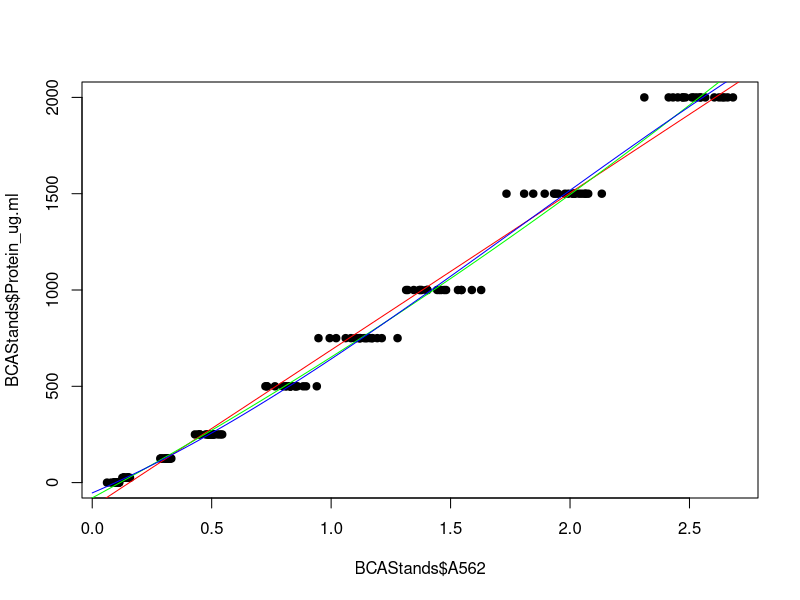
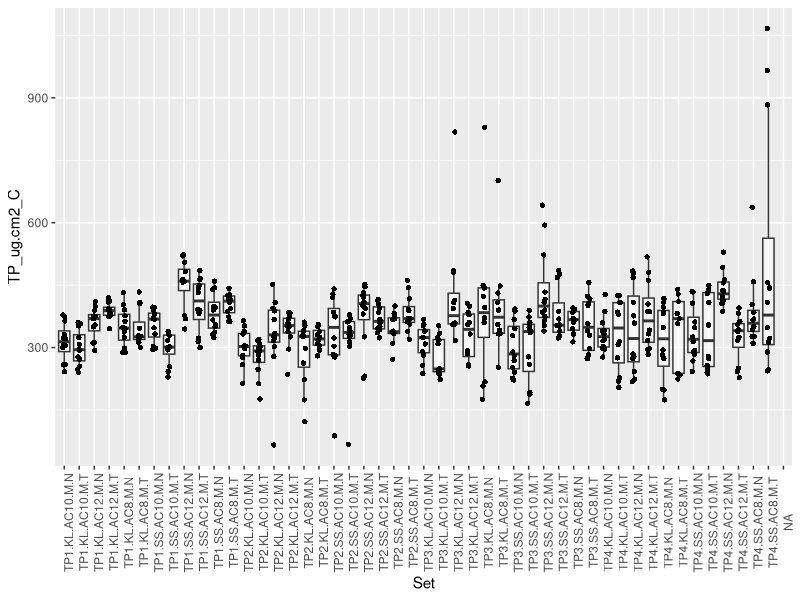
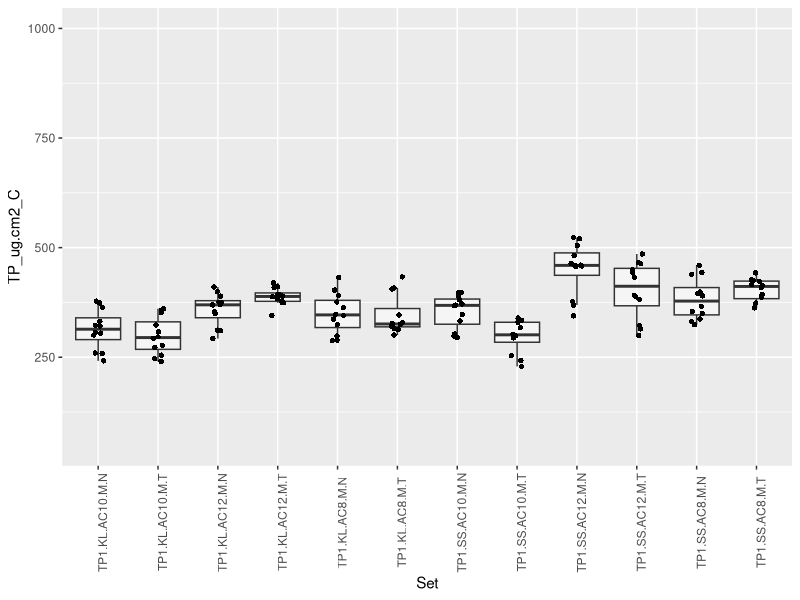
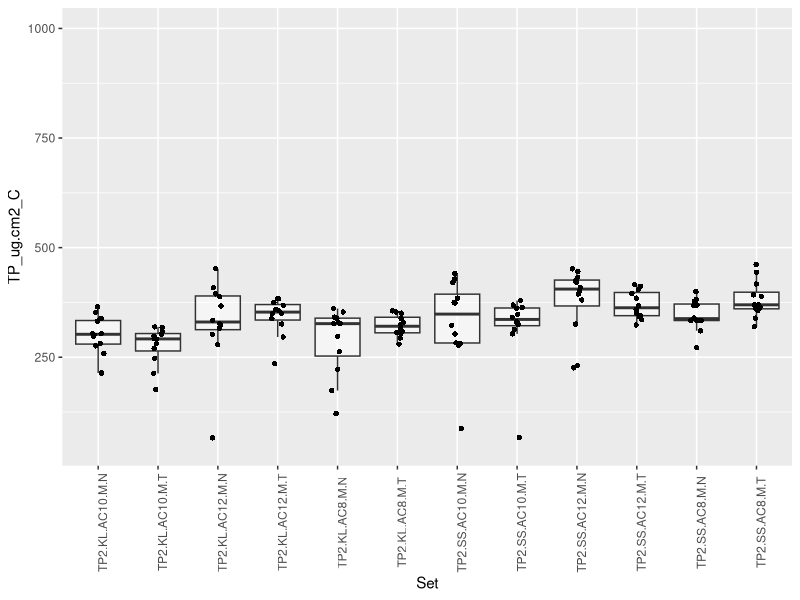
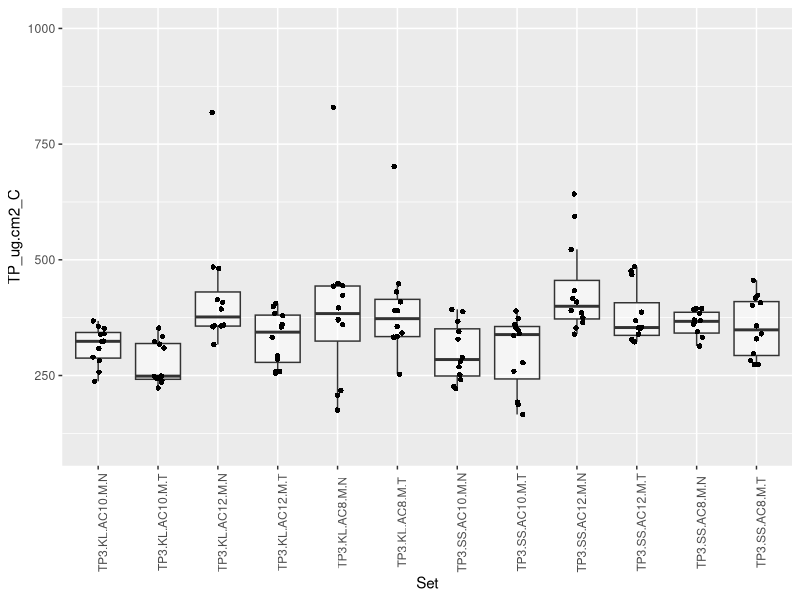
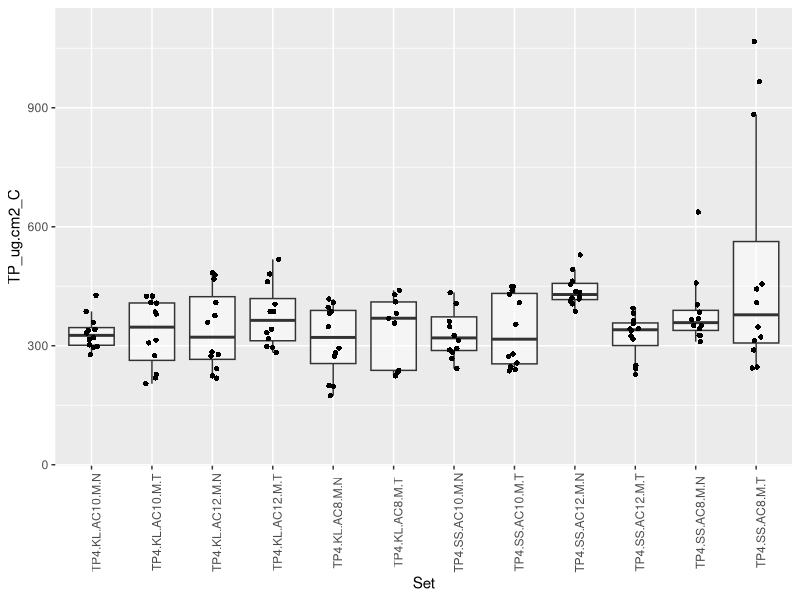
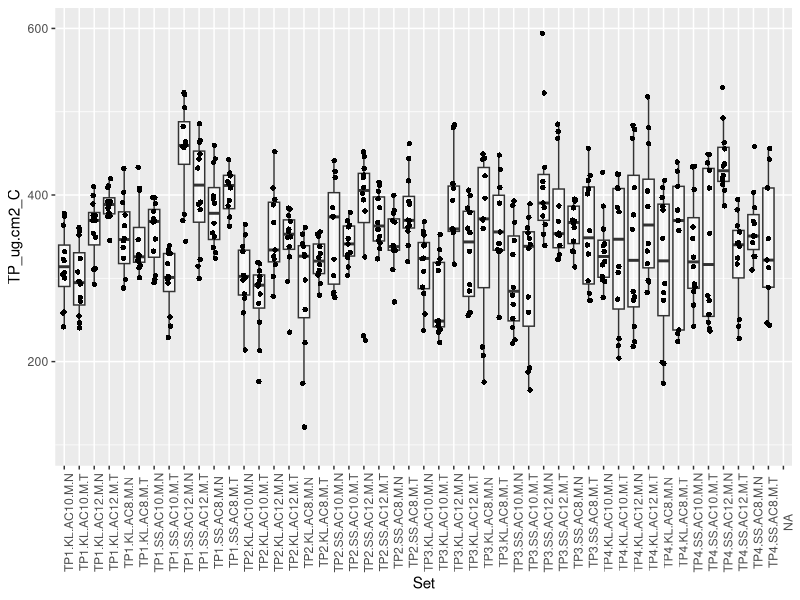
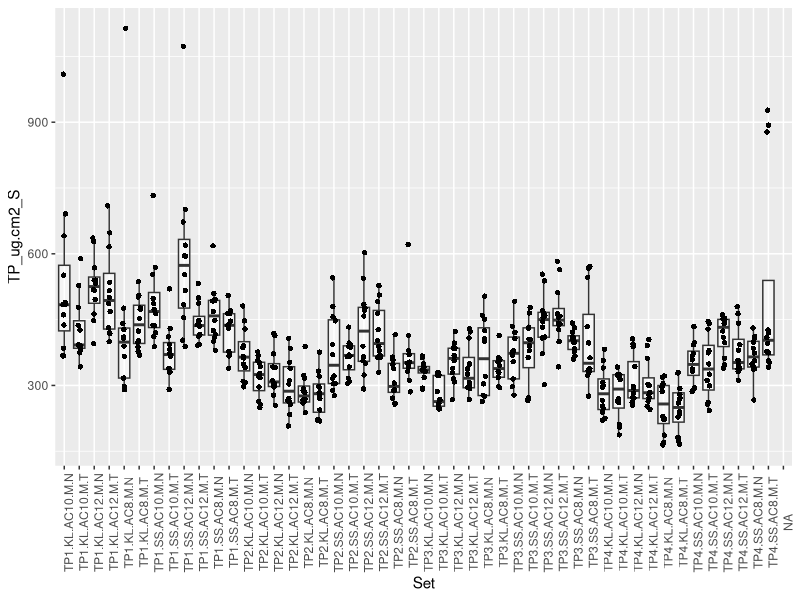

Here is the R script that generated these plots, in order: (Note: this script raises an error after producing the figures.)
## ---- chunk 1
knitr::opts_chunk$set(echo = TRUE, warning = FALSE, message = FALSE)
## ---- chunk 2
##Install Packages if Needed
if (!require("ggplot2")) install.packages("ggplot2")
if (!require("plyr")) install.packages("plyr")

##Load Packages
library(ggplot2)
library(plyr)
## ---- chunk 3
#Note: Run "Graphing Parameters" section from 01_ExperimentalSetup.Rmd file
## ---- chunk 4
####Load Data

Prot<-read.csv("Data/Protein.csv", header=TRUE)
Bio<-read.csv("Data/Biomass.csv", header=TRUE)
Sym<-read.csv("Data/Symbionts.csv", header=TRUE)
Chl<-read.csv("Data/Chlorophyll.csv", header=TRUE)
PAM<-read.csv("Data/PAMData.csv", header=TRUE)
PAM_Meta<-read.csv("Data/PAMMeta.csv", header=TRUE)
BCA.Stand<-read.csv("Data/BCAStandards.csv", header=TRUE)
Wax.Stand<-read.csv("Data/WaxStandards.csv", header=TRUE)
SampData<-read.csv("Data/Samples.csv", header=TRUE)


####Sample Meta Data
str(SampData)

##Set factor variables
SampData$TimeP<-factor(SampData$TimeP, levels=c("IN", "TP1", "TP2", "TP3", "TP4"))
SampData$Site<-factor(SampData$Site, levels=c("KL", "SS"))
SampData$Genotype<-factor(SampData$Genotype, levels=c("AC8", "AC10", "AC12"))
SampData$Orig<-factor(SampData$Orig, levels=c("N", "T"))
SampData$Origin<-factor(SampData$Origin, levels=c("Native", "Transplant"))

##Add a Sample Set Variable
SampData$Set<-paste(SampData$TimeP, SampData$Site, SampData$Genotype, SampData$Treat, SampData$Orig, sep=".")

##Add Site.Orig variable
SampData$Site.Orig<-paste(SampData$Site, SampData$Orig, sep=".")
SampData$Site.Orig<-factor(SampData$Site.Orig, levels=c("KL.N", "KL.T", "SS.N", "SS.T"))


## ---- chunk 5
####Create Standard Curve

##Calculate Surface Area of Cylinders from Standards
Wax.Stand$SA_cm2<-2*pi*(Wax.Stand$Dm_cm/2)*Wax.Stand$Ht_cm+2*pi*(Wax.Stand$Dm_cm/2)^2

##Calculate Difference in Wax Weight
Wax.Stand$Wax.D_g<- Wax.Stand$Wax.F_g-Wax.Stand$Wax.I_g

##Linear Model of SA as a Function of Wax Weight
wax.SA.lm  <- lm(SA_cm2~Wax.D_g, data=Wax.Stand)
summary(wax.SA.lm)
coef(wax.SA.lm)

SA.mod <- function(wax.weight) {
  coefs <- coef(wax.SA.lm)
  #y = mx + b
  SA <- ((coefs[2] * wax.weight) + coefs[1])
  return(SA)}

####Apply Standard Curve

##Calculate Difference in Wax Weight (g) in Sample Data
SampData$Wax.D_g<- SampData$Wax.F_g-SampData$Wax.I_g

##Calculate Surface Area (cm^2) by Applying Linear Model Function
SampData$SA_cm2<-SA.mod(SampData$Wax.D_g)

## ---- chunk 6
##Main Corals in the Nursery
Corals_Main<-subset(SampData, Treat=="M")

##Thermal Tolerance Assay
Corals_Therm<-subset(SampData, Treat=="C" | Treat=="H")
## ---- chunk 7
####Create Standard Curve

##Subset Standards Data
Prot.St<- subset(Prot, Input=="Standard")

##Merge Standard Meta Data with Absorbance data
#Merges by Random Number (RandN) column
BCAStands<-merge(BCA.Stand, Prot.St, all.x=TRUE)

##Plot Protein Concentration as a function of Absorbance 
plot(BCAStands$A562, BCAStands$Protein_ug.ml, pch=19)

##Fit Models of Protein Concentration as a function of Absorbance 

#First degree polynomial equation:
BCA.lm  <- lm(Protein_ug.ml~A562, data=BCAStands)
#Second degree polynomial equation:
BCA.ploy2 <- lm(Protein_ug.ml~poly(A562,2,raw=TRUE), data=BCAStands)
#Third degree polynomial equation:
BCA.ploy3 <- lm(Protein_ug.ml~poly(A562,3,raw=TRUE), data=BCAStands)

##Add Models to Plot
xx <- seq(0,3, length=50)

lines(xx, predict(BCA.lm, newdata=data.frame(A562=xx)), col="red")
lines(xx, predict(BCA.ploy2, newdata=data.frame(A562=xx)), col="green")
lines(xx, predict(BCA.ploy3, newdata=data.frame(A562=xx)), col="blue")

##Compare Models for Best Fit
anova(BCA.lm, BCA.ploy2)
#Poly2 is a significantly better fit than linear

anova(BCA.ploy2, BCA.ploy3)
#Poly3 is significantly better fit than Ploy2

##Create a function with the Poly3 model Equation
summary(BCA.ploy3)
coef(BCA.ploy3)

TP.mod <- function(absorbance) {
  coefs <- coef(BCA.ploy3)
  #y = d + cx + bx^2 + ax^3
  protein <- coefs[1] + (coefs[2] * absorbance) + (coefs[3] * absorbance^2) + (coefs[4] * absorbance^3)
  return(protein)}


####Apply Standard Curve

##Subset Sample Data (Unknown Sample)
Prot.Un<- subset(Prot, Input=="Un")

##Calculate Protein Concentration (ug/ml)
Prot.Un$TP_ug.ml<-TP.mod(Prot.Un$A562)

##Merge with Sample Meta Data to Calculate Protein per Surface Area
#Merges by Random Number (RandN) column
#Adds necessary Slurry Volume (Vol_ml) and Surface Area (SA_cm2) columns
#Retains Sample Meta Data only for samples with Protein data (Main samples only)
Prot.Un<-merge(Prot.Un, SampData, all.x=TRUE, all.y=FALSE)

##Calculate Total Protein (ug) 
Prot.Un$TP_ug<-Prot.Un$TP_ug.ml*Prot.Un$Vol_ml

##Calculate Protein per Surface Area (ug/cm^2)
Prot.Un$TP_ug.cm2<-Prot.Un$TP_ug/Prot.Un$SA_cm2

##Separate Coral and Symbiont Fractions
Prot.C<- subset(Prot.Un, Fraction=="C")
Prot.C<-rename(Prot.C, c("TP_ug.cm2" = "TP_ug.cm2_C"))

Prot.S<- subset(Prot.Un, Fraction=="S")
Prot.S<-rename(Prot.S, c("TP_ug.cm2" = "TP_ug.cm2_S"))
## ---- chunk 8
##Initial Visual Check
ggplot(Prot.C, aes(x=Set, y=TP_ug.cm2_C)) + 
  geom_boxplot(alpha=0.5, shape=2, outlier.shape = NA)+
  geom_jitter(shape=16, position=position_jitter(0.1))+
  theme(axis.text.x = element_text(angle = 90))

##Check for Outliers by Timepoint

#TP1
ggplot(subset(Prot.C, TimeP=="TP1"), aes(x=Set, y=TP_ug.cm2_C)) + 
  geom_boxplot(alpha=0.5, shape=2, outlier.shape = NA)+
  geom_jitter(shape=16, position=position_jitter(0.1))+
  ylim(50,1000)+
  theme(axis.text.x = element_text(angle = 90))

#TP2
ggplot(subset(Prot.C, TimeP=="TP2"), aes(x=Set, y=TP_ug.cm2_C)) + 
  geom_boxplot(alpha=0.5, shape=2, outlier.shape = NA)+
  geom_jitter(shape=16, position=position_jitter(0.1))+
  ylim(50,1000)+
  theme(axis.text.x = element_text(angle = 90))

Prot.C$RandN[which(Prot.C$TimeP=="TP2" & Prot.C$TP_ug.cm2_C<120)] # "125" "126" "127"

#Month TP3
ggplot(subset(Prot.C, TimeP=="TP3"), aes(x=Set, y=TP_ug.cm2_C)) + 
  geom_boxplot(alpha=0.5, shape=2, outlier.shape = NA)+
  geom_jitter(shape=16, position=position_jitter(0.1))+
  ylim(100,1000)+
  theme(axis.text.x = element_text(angle = 90))

Prot.C$RandN[which(Prot.C$TimeP=="TP3" & Prot.C$TP_ug.cm2_C>700)] #"186" "187" "188"

#Month TP4
ggplot(subset(Prot.C, TimeP=="TP4"), aes(x=Set, y=TP_ug.cm2_C)) + 
  geom_boxplot(alpha=0.5, shape=2, outlier.shape = NA)+
  geom_jitter(shape=16, position=position_jitter(0.1))+
  ylim(50,1100)+
  theme(axis.text.x = element_text(angle = 90))

Prot.C$RandN[which(Prot.C$TimeP=="TP4" & Prot.C$TP_ug.cm2_C>600)] #"211" "222" "222" "222"

##Remove Outlier Readings
Prot.C.o<-Prot.C[-c(which((Prot.C$TimeP=="TP2" & Prot.C$TP_ug.cm2_C<120) |
(Prot.C$TimeP=="TP3" & Prot.C$TP_ug.cm2_C>700) |
(Prot.C$TimeP=="TP4" & Prot.C$TP_ug.cm2_C>600))),]

##Visual Check
ggplot(Prot.C.o, aes(x=Set, y=TP_ug.cm2_C)) + 
  geom_boxplot(alpha=0.5, shape=2, outlier.shape = NA)+
  geom_jitter(shape=16, position=position_jitter(0.1))+
  ylim(100,600)+
  theme(axis.text.x = element_text(angle = 90))

## ---- chunk 9
##Initial Visual Check
ggplot(Prot.S, aes(x=Set, y=TP_ug.cm2_S)) + 
  geom_boxplot(alpha=0.5, shape=2, outlier.shape = NA)+
  geom_jitter(shape=16, position=position_jitter(0.1))+
  theme(axis.text.x = element_text(angle = 90))

##Check for Outliers by Timepoint
#TP1
ggplot(subset(Prot.S, TimeP=="TP1"), aes(x=Set, y=TP_ug.cm2_S)) + 
  geom_boxplot(alpha=0.5, shape=2, outlier.shape = NA)+
  geom_jitter(shape=16, position=position_jitter(0.1))+
  ylim(50, 1200)+
  theme(axis.text.x = element_text(angle = 90))

Prot.S$RandN[which(Prot.S$TimeP=="TP1" & Prot.S$TP_ug.cm2_S>750)] #"49" "52" "84"

#TP2
ggplot(subset(Prot.S, TimeP=="TP2"), aes(x=Set, y=TP_ug.cm2_S)) + 
  geom_boxplot(alpha=0.5, shape=2, outlier.shape = NA)+
  geom_jitter(shape=16, position=position_jitter(0.1))+
  ylim(50,1000)+
  theme(axis.text.x = element_text(angle = 90))

Prot.S$RandN[which(Prot.S$TimeP=="TP2" & Prot.S$TP_ug.cm2_S>500 & Prot.S$Site=="SS" & Prot.S$Genotype=="AC8")] #"129"

#TP3
ggplot(subset(Prot.S, TimeP=="TP3"), aes(x=Set, y=TP_ug.cm2_S)) + 
  geom_boxplot(alpha=0.5, shape=2, outlier.shape = NA)+
  geom_jitter(shape=16, position=position_jitter(0.1))+
  ylim(50,1000)+
  theme(axis.text.x = element_text(angle = 90))

#TP4
ggplot(subset(Prot.S, TimeP=="TP4"), aes(x=Set, y=TP_ug.cm2_S)) + 
  geom_boxplot(alpha=0.5, shape=2, outlier.shape = NA)+
  geom_jitter(shape=16, position=position_jitter(0.1))+
  ylim(50,1000)+
  theme(axis.text.x = element_text(angle = 90))

Prot.S$RandN[which(Prot.S$TimeP=="TP4" & Prot.S$TP_ug.cm2_S>750)] #"222" "222" "222"

##Remove Outlier Readings
Prot.S.o<-Prot.S[-c(which((Prot.S$TimeP=="TP1" & Prot.S$TP_ug.cm2_S>750) |
(Prot.S$TimeP=="TP2" & Prot.S$TP_ug.cm2_S>500 & Prot.S$Site=="SS" & Prot.S$Genotype=="AC8") |
(Prot.S$TimeP=="TP4" & Prot.S$TP_ug.cm2_S>750))),]

##Visual Check
ggplot(Prot.S.o, aes(x=Set, y=TP_ug.cm2_S)) + 
  geom_boxplot(alpha=0.5, shape=2, outlier.shape = NA)+
  geom_jitter(shape=16, position=position_jitter(0.1))+
  ylim(100,750)+
  theme(axis.text.x = element_text(angle = 90))

## ---- chunk 10
####Average Across Replicate Readings ("Rep" column: A, B, C)
names(Prot.C.o)
Prot.C.a<-aggregate(Prot.C.o$TP_ug.cm2_C, list(Prot.C.o$RandN, Prot.C.o$ID), mean)
names(Prot.C.a)<-c("RandN", "ID", "TP_ug.cm2_C")

names(Prot.S.o)
Prot.S.a<-aggregate(Prot.S.o$TP_ug.cm2_S, list(Prot.S.o$RandN, Prot.S.o$ID), mean)
names(Prot.S.a)<-c("RandN", "ID", "TP_ug.cm2_S")


####Merge Averaged Protein Data of Coral Host (C) and Symbiont (S) with Coral Main Data
#Merges by Random Number (RandN) and ID columns
#Retains all Main samples
#Retains RandN, ID, TimeP, Site, Genotype, Orig, Origin, Set, and SA_cm2 from Corals_Main
names(Corals_Main)

CoralData<-merge(Corals_Main[,c(1:5, 8:9, 13:14, 16)], Prot.C.a, all.x=TRUE)
CoralData<-merge(CoralData, Prot.S.a, all.x=TRUE)

## ---- chunk 11
##Calculate Change in Weight after Burning (g)
Bio$DeltaBurn_g<-Bio$Dried_g-Bio$Burned_g

##Calculate Ash Free Dry Weight (AFDW) (g) per Volume Input of Tissue (ml) 
Bio$AFDW_g.ml<-Bio$DeltaBurn_g/Bio$InVol_ml

##Merge with Sample Meta Data to Calculate Biomass per Surface Area
#Merges by Random Number (RandN) column
#Adds necessary Slurry Volume (Vol_ml) and Surface Area (SA_cm2) columns
#Retains Sample Meta Data only for samples with Biomass data (Main samples only)
Bio<-merge(Bio, SampData, all.x=TRUE, all.y=FALSE)

##Calculate Total AFDW (g) 
Bio$AFDW_g<-Bio$AFDW_g.ml*Bio$Vol_ml

##Calculate AFDW per Surface Area (mg/cm^2)
Bio$AFDW_g.cm2<-Bio$AFDW_g/Bio$SA_cm2
Bio$AFDW_mg.cm2 <- Bio$AFDW_g.cm2 * 1000

##Separate Coral and Symbiont Fractions
Bio.C<-subset(Bio, Fraction=="C")
Bio.C<-rename(Bio.C, c("AFDW_mg.cm2" = "AFDW_mg.cm2_C"))

Bio.S<-subset(Bio, Fraction=="Z")
Bio.S<-rename(Bio.S, c("AFDW_mg.cm2" = "AFDW_mg.cm2_S"))

## ---- chunk 12
##Initial Visual Check
ggplot(Bio.C, aes(x=Set, y=AFDW_mg.cm2_C)) + 
  geom_boxplot(alpha=0.5, shape=2, outlier.shape = NA)+
  geom_jitter(shape=16, position=position_jitter(0.1))+
  theme(axis.text.x = element_text(angle = 90))

##Check for Outliers by Timepoint

#TP1
ggplot(subset(Bio.C, TimeP=="TP1"), aes(x=Set, y=AFDW_mg.cm2_C)) + 
  geom_boxplot(alpha=0.5, shape=2, outlier.shape = NA)+
  geom_jitter(shape=16, position=position_jitter(0.1))+
  ylim(0,2.5)+
  theme(axis.text.x = element_text(angle = 90))

#TP2
ggplot(subset(Bio.C, TimeP=="TP2"), aes(x=Set, y=AFDW_mg.cm2_C)) + 
  geom_boxplot(alpha=0.5, shape=2, outlier.shape = NA)+
  geom_jitter(shape=16, position=position_jitter(0.1))+
  ylim(0,2.5)+
  theme(axis.text.x = element_text(angle = 90))

#TP3
ggplot(subset(Bio.C, TimeP=="TP3"), aes(x=Set, y=AFDW_mg.cm2_C)) + 
  geom_boxplot(alpha=0.5, shape=2, outlier.shape = NA)+
  geom_jitter(shape=16, position=position_jitter(0.1))+
  ylim(0,2.5)+
  theme(axis.text.x = element_text(angle = 90))

#TP4
ggplot(subset(Bio.C, TimeP=="TP4"), aes(x=Set, y=AFDW_mg.cm2_C)) + 
  geom_boxplot(alpha=0.5, shape=2, outlier.shape = NA)+
  geom_jitter(shape=16, position=position_jitter(0.1))+
  ylim(0,3.5)+
  theme(axis.text.x = element_text(angle = 90))

Bio.C$RandN[which(Bio.C$TimeP=="TP4" & Bio.C$AFDW_mg.cm2_C>3)] #222 #Also outlier for Protein

##Remove Outliers 
Bio.C.o<-Bio.C[-c(which(Bio.C$TimeP=="TP4" & Bio.C$AFDW_mg.cm2_C>3)),]

##Visual Check
ggplot(Bio.C.o, aes(x=Set, y=AFDW_mg.cm2_C)) + 
  geom_boxplot(alpha=0.5, shape=2, outlier.shape = NA)+
  geom_jitter(shape=16, position=position_jitter(0.1))+
  ylim(0,2.5)+
  theme(axis.text.x = element_text(angle = 90))

## ---- chunk 13
##Initial Visual Check
ggplot(Bio.S, aes(x=Set, y=AFDW_mg.cm2_S)) + 
  geom_boxplot(alpha=0.5, shape=2, outlier.shape = NA)+
  geom_jitter(shape=16, position=position_jitter(0.1))+
  theme(axis.text.x = element_text(angle = 90))

##Check for Outliers by Timepoint

#TP1
ggplot(subset(Bio.S, TimeP=="TP1"), aes(x=Set, y=AFDW_mg.cm2_S)) + 
  geom_boxplot(alpha=0.5, shape=2, outlier.shape = NA)+
  geom_jitter(shape=16, position=position_jitter(0.1))+
  ylim(0,1.5)+
  theme(axis.text.x = element_text(angle = 90))

#TP2
ggplot(subset(Bio.S, TimeP=="TP2"), aes(x=Set, y=AFDW_mg.cm2_S)) + 
  geom_boxplot(alpha=0.5, shape=2, outlier.shape = NA)+
  geom_jitter(shape=16, position=position_jitter(0.1))+
  ylim(0,1.5)+
  theme(axis.text.x = element_text(angle = 90))

#TP3
ggplot(subset(Bio.S, TimeP=="TP3"), aes(x=Set, y=AFDW_mg.cm2_S)) + 
  geom_boxplot(alpha=0.5, shape=2, outlier.shape = NA)+
  geom_jitter(shape=16, position=position_jitter(0.1))+
  ylim(0,1.5)+
  theme(axis.text.x = element_text(angle = 90))

#TP4
ggplot(subset(Bio.S, TimeP=="TP4"), aes(x=Set, y=AFDW_mg.cm2_S)) + 
  geom_boxplot(alpha=0.5, shape=2, outlier.shape = NA)+
  geom_jitter(shape=16, position=position_jitter(0.1))+
  ylim(0,2)+
  theme(axis.text.x = element_text(angle = 90))

Bio.S$RandN[which(Bio.S$TimeP=="TP4" & Bio.S$AFDW_mg.cm2_S>1.5)] #222 #Also outlier for Protein and Biomass of Host


##Remove Outliers 
Bio.S.o<-Bio.S[-c(which(Bio.S$TimeP=="TP4" & Bio.S$AFDW_mg.cm2_S>1.5)),]

##Visual Check
ggplot(Bio.S.o, aes(x=Set, y=AFDW_mg.cm2_S)) + 
  geom_boxplot(alpha=0.5, shape=2, outlier.shape = NA)+
  geom_jitter(shape=16, position=position_jitter(0.1))+
  ylim(0,1.5)+
  theme(axis.text.x = element_text(angle = 90))

## ---- chunk 14
##Merge Cleaned Biomass Data of Coral Host (C) and Symbiont (S) with Coral Main Data
#Merges by ID column and adds AFDW (mg/cm^2) (AFDW_mg.cm2_C or _S) columns from Biomass dataframes
#Retains all Main samples
names(Bio.C.o)
CoralData<-merge(CoralData, Bio.C.o[,c(1, 26)], all.x=TRUE)
names(Bio.S.o)
CoralData<-merge(CoralData, Bio.S.o[,c(1, 26)], all.x=TRUE)

##Calculate Symbiont:Host Ratio of Biomass
CoralData$AFDW_mg.cm2_S.C<-CoralData$AFDW_mg.cm2_S/CoralData$AFDW_mg.cm2_C

## ---- chunk 15
##Subtract Background A750 from A630 and A663
Chl$A630.c<-Chl$A630-Chl$A750
Chl$A663.c<-Chl$A663-Chl$A750

##Divide by Pathlength (0.5cm pathlength for 175ul sample in UVStar Plate) 
Chl$A630.c<-c(Chl$A630.c/0.5)
Chl$A663.c<-c(Chl$A663.c/0.5)

##Calculate Chl-a and Chl-c2 in ug/ml
Chl$Chl.a_ug.ml<-11.43*Chl$A663.c- 0.64*Chl$A630.c
Chl$Chl.c2_ug.ml <- 27.09*Chl$A630.c - 3.63*Chl$A663.c

##Merge with Sample Data to Calculate Chlorophyll per Surface Area
#Merges by Random Number (RandN) column
#Adds necessary Slurry Volume (Vol_ml) and Surface Area (SA_cm2) columns
Chl<-merge(Chl, SampData,  all=TRUE)

##Calculate Total Chlorophyll-a and c2 (ug) 
Chl$Chl.a_ug<-Chl$Chl.a_ug.ml*Chl$Vol_ml
Chl$Chl.c2_ug<-Chl$Chl.c2_ug.ml*Chl$Vol_ml

##Calculate Chlorophyll-a and c2 per Surface Area (ug/cm^2)
Chl$Chl.a_ug.cm2<-Chl$Chl.a_ug/Chl$SA_cm2
Chl$Chl.c2_ug.cm2<-Chl$Chl.c2_ug/Chl$SA_cm2

##Initial Visual Check
ggplot(Chl, aes(x=Set, y=Chl.a_ug.cm2)) + 
  geom_boxplot(alpha=0.5, shape=2, outlier.shape = NA)+
  geom_jitter(shape=16, position=position_jitter(0.1))+
  theme(axis.text.x = element_text(angle = 90))

ggplot(Chl, aes(x=Set, y=Chl.c2_ug.cm2)) + 
  geom_boxplot(alpha=0.5, shape=2, outlier.shape = NA)+
  geom_jitter(shape=16, position=position_jitter(0.1))+
  theme(axis.text.x = element_text(angle = 90))

##Set Negative Values to Zero
Chl$Chl.a_ug.cm2[(which(Chl$Chl.a_ug.cm2<0))]<-0
Chl$Chl.c2_ug.cm2[(which(Chl$Chl.c2_ug.cm2<0))]<-0

##Add Chlorophyll-a and c2 for Total Chlorophyll per Surface Area (ug/cm^2)
Chl$Chl_ug.cm2<-Chl$Chl.a_ug.cm2+Chl$Chl.c2_ug.cm2

##Visual Check
ggplot(Chl, aes(x=Set, y=Chl_ug.cm2)) + 
  geom_boxplot(alpha=0.5, shape=2, outlier.shape = NA)+
  geom_jitter(shape=16, position=position_jitter(0.1))+
  theme(axis.text.x = element_text(angle = 90))

## ---- chunk 16
##Subset Main Corals
Chl.M<-subset(Chl, Treat=="M")

#TP1
ggplot(subset(Chl.M, TimeP=="TP1"), aes(x=Set, y=Chl_ug.cm2)) + 
  geom_boxplot(alpha=0.5, shape=2, outlier.shape = NA)+
  geom_jitter(shape=16, position=position_jitter(0.1))+
  ylim(0,2.5)+
  theme(axis.text.x = element_text(angle = 90))


#TP2
ggplot(subset(Chl.M, TimeP=="TP2"), aes(x=Set, y=Chl_ug.cm2)) + 
  geom_boxplot(alpha=0.5, shape=2, outlier.shape = NA)+
  geom_jitter(shape=16, position=position_jitter(0.1))+
  ylim(0,4.5)+
  theme(axis.text.x = element_text(angle = 90))

#TP3
ggplot(subset(Chl.M, TimeP=="TP3"), aes(x=Set, y=Chl_ug.cm2)) + 
  geom_boxplot(alpha=0.5, shape=2, outlier.shape = NA)+
  geom_jitter(shape=16, position=position_jitter(0.1))+
  ylim(0,4.5)+
  theme(axis.text.x = element_text(angle = 90))

#TP4
ggplot(subset(Chl.M, TimeP=="TP4"), aes(x=Set, y=Chl_ug.cm2)) + 
  geom_boxplot(alpha=0.5, shape=2, outlier.shape = NA)+
  geom_jitter(shape=16, position=position_jitter(0.1))+
  ylim(0,7.5)+
  theme(axis.text.x = element_text(angle = 90))

Chl.M$RandN[which(Chl.M$TimeP=="TP4" & Chl.M$Chl_ug.cm2>6)] #"222" "222" "222" #Also outlier for Protein and Biomass

##Remove Outliers 
Chl.M.o<-Chl.M[-c(which(Chl.M$TimeP=="TP4" & Chl.M$Chl_ug.cm2>6)),]

## ---- chunk 17
##Subset Control Treatment in Thermal Tolerance Assay 
Chl.C<-subset(Chl, Treat=="C")

#IN
ggplot(subset(Chl.C, TimeP=="IN"), aes(x=Set, y=Chl_ug.cm2)) + 
  geom_boxplot(alpha=0.5, shape=2, outlier.shape = NA)+
  geom_jitter(shape=16, position=position_jitter(0.1))+
  ylim(0,2.5)+
  theme(axis.text.x = element_text(angle = 90))

Chl.C$RandN[which(Chl.C$TimeP=="IN" & Chl.C$Chl_ug.cm2<0.25)] #"W2_45"

#TP1
ggplot(subset(Chl.C, TimeP=="TP1"), aes(x=Set, y=Chl_ug.cm2)) + 
  geom_boxplot(alpha=0.5, shape=2, outlier.shape = NA)+
  geom_jitter(shape=16, position=position_jitter(0.1))+
  ylim(0,2.5)+
  theme(axis.text.x = element_text(angle = 90))

#TP2
ggplot(subset(Chl.C, TimeP=="TP2"), aes(x=Set, y=Chl_ug.cm2)) + 
  geom_boxplot(alpha=0.5, shape=2, outlier.shape = NA)+
  geom_jitter(shape=16, position=position_jitter(0.1))+
  ylim(0,2.5)+
  theme(axis.text.x = element_text(angle = 90))

#TP3
ggplot(subset(Chl.C, TimeP=="TP3"), aes(x=Set, y=Chl_ug.cm2)) + 
  geom_boxplot(alpha=0.5, shape=2, outlier.shape = NA)+
  geom_jitter(shape=16, position=position_jitter(0.1))+
  ylim(0,3.5)+
  theme(axis.text.x = element_text(angle = 90))

Chl.C$RandN[which(Chl.C$TimeP=="TP3" & Chl.C$Chl_ug.cm2>2.5)] #"M8_33" "M8_33" "M8_33" 

#TP4
ggplot(subset(Chl.C, TimeP=="TP4"), aes(x=Set, y=Chl_ug.cm2)) + 
  geom_boxplot(alpha=0.5, shape=2, outlier.shape = NA)+
  geom_jitter(shape=16, position=position_jitter(0.1))+
  ylim(0,4)+
  theme(axis.text.x = element_text(angle = 90))

##Remove Outliers 
Chl.C.o<-Chl.C[-c(which((Chl.C$TimeP=="IN" & Chl.C$Chl_ug.cm2<0.25)| 
                          (Chl.C$TimeP=="TP3" & Chl.C$Chl_ug.cm2>2.5))),]

## ---- chunk 18
##Subset Heated Treatment in Thermal Tolerance Assay
Chl.H<-subset(Chl, Treat=="H")

#IN
ggplot(subset(Chl.H, TimeP=="IN"), aes(x=Set, y=Chl_ug.cm2)) + 
  geom_boxplot(alpha=0.5, shape=2, outlier.shape = NA)+
  geom_jitter(shape=16, position=position_jitter(0.1))+
  ylim(0,1)+
  theme(axis.text.x = element_text(angle = 90))

Chl.H$RandN[which(Chl.H$TimeP=="IN" & Chl.H$Chl_ug.cm2>0.75)] #"W2_88" "W2_88" "W2_88"

#TP1
ggplot(subset(Chl.H, TimeP=="TP1"), aes(x=Set, y=Chl_ug.cm2)) + 
  geom_boxplot(alpha=0.5, shape=2, outlier.shape = NA)+
  geom_jitter(shape=16, position=position_jitter(0.1))+
  ylim(0,1)+
  theme(axis.text.x = element_text(angle = 90))

#TP2
ggplot(subset(Chl.H, TimeP=="TP2"), aes(x=Set, y=Chl_ug.cm2)) + 
  geom_boxplot(alpha=0.5, shape=2, outlier.shape = NA)+
  geom_jitter(shape=16, position=position_jitter(0.1))+
  ylim(0,1)+
  theme(axis.text.x = element_text(angle = 90))

#TP3
ggplot(subset(Chl.H, TimeP=="TP3"), aes(x=Set, y=Chl_ug.cm2)) + 
  geom_boxplot(alpha=0.5, shape=2, outlier.shape = NA)+
  geom_jitter(shape=16, position=position_jitter(0.1))+
  ylim(0,2)+
  theme(axis.text.x = element_text(angle = 90))

Chl.H$RandN[which(Chl.H$TimeP=="TP3" & Chl.H$Chl_ug.cm2>1.5 & Chl.H$Genotype=="AC10")] #"M8_11" "M8_11"

#TP4
ggplot(subset(Chl.H, TimeP=="TP4"), aes(x=Set, y=Chl_ug.cm2)) + 
  geom_boxplot(alpha=0.5, shape=2, outlier.shape = NA)+
  geom_jitter(shape=16, position=position_jitter(0.1))+
  ylim(0,1)+
  theme(axis.text.x = element_text(angle = 90))

Chl.H$RandN[which(Chl.H$TimeP=="TP4" & Chl.H$Chl_ug.cm2>0.5)] #"M12_63" "M12_63" "M12_63"

##Remove Outliers
Chl.H.o<-Chl.H[-c(which((Chl.H$TimeP=="IN" & Chl.H$Chl_ug.cm2>0.75) |
(Chl.H$TimeP=="TP3" & Chl.H$Chl_ug.cm2>1.5 & Chl.H$Genotype=="AC10") | 
(Chl.H$TimeP=="TP4" & Chl.H$Chl_ug.cm2>0.50))),]

## ---- chunk 19
##Recombine Cleaned Chlorophyll dataframes
Chl.o<-rbind(Chl.M.o, Chl.C.o, Chl.H.o)

ggplot(Chl.o, aes(x=Set, y=Chl_ug.cm2)) + 
  geom_boxplot(alpha=0.5, shape=2, outlier.shape = NA)+
  geom_jitter(shape=16, position=position_jitter(0.1))+
  theme(axis.text.x = element_text(angle = 90))


##Average Across Replicate Readings ("Rep" column: A, B, C)
names(Chl.o)
Chl.a<-aggregate(Chl.o$Chl_ug.cm2, list(Chl.o$RandN, Chl.o$ID), mean)
names(Chl.a)<-c("RandN", "ID", "Chl_ug.cm2")

##Add Total Chlorophyll to Main Coral Data and Thermal Tolerance Data

##Merge Averaged Chlorophyll Data with Coral Main Data
#Merges by Random Number (RandN) and ID columns
#Retains all Main samples
names(Chl.a)
CoralData<-merge(CoralData, Chl.a, all.x=TRUE, all.y=FALSE)

##Merge Averaged Chlorophyll Data with Thermal Tolerance Data
#Merges by Random Number (RandN) and ID columns
#Retains all Thermal Tolerance Assay samples
#Retains RandN, ID, TimeP, Site, Genotype, Treat, Treatment, Orig, Origin, Set, and SA_cm2 from Corals_Therm
names(Corals_Therm)
ThermData<-merge(Corals_Therm[,c(1:9, 13:14, 16)], Chl.a, all.x=TRUE, all.y=FALSE)

## ---- chunk 20
####Calculate Dilution Factors

#Scales for 1:10 Dilution Sent for Flow Cytometry
Sym$Send_df<-Sym$SendInputVol_ul/Sym$SendTotalVol_ul

##Scales for Resuspending Symbiont Pellet based on Volume of 0.01% SDS Used
Sym$Resp_df<-Sym$InputVol_ul/Sym$RespVol_ul

####Calculate Symbiont Density

##Scale Flow Cy Count/ul to account for Dilution Factor applied at Flow Cy Center
Sym$Count_ul_scaled_FC_df<-Sym$Count_ul/Sym$FC_df

##Scale Flow Cy Count/ul to account for Sent Dilution Factor
Sym$Count_ul_scaled_send_df<-Sym$Count_ul_scaled_FC_df/Sym$Send_df

##Scale Flow Cy Count/ul to account for Resuspension Dilution Factor
Sym$Count_ul_scaled_resp_df<-Sym$Count_ul_scaled_send_df/Sym$Resp_df

##Merge with Sample Data to Calculate Symbionts per Surface Area
#Merges by Random Number (RandN) column
#Adds necessary Slurry Volume (Vol_ml) and Surface Area (SA_cm2) columns
#Retains Sample Meta Data only for samples with Symbiont data (Thermal Assay samples only)
Sym<-merge(Sym, SampData, all.x=TRUE, all.y=FALSE)

##Calculate Total Symbiont Count (scaling to Slurry Total Volume in ul)
Sym$Count_total<-Sym$Count_ul_scaled_resp_df*(Sym$Vol_ml*1000)

##Calculate Symbionts per Surface Area
Sym$Sym_cm2<-Sym$Count_total/Sym$SA_cm2

##Scale to Symb * 10^6 / cm^2
Sym$Sym10.6_cm2<-Sym$Sym_cm2/10^6

##Initial Visual Check
ggplot(Sym, aes(x=Set, y=Sym10.6_cm2)) + 
  geom_boxplot(alpha=0.5, shape=2, outlier.shape = NA)+
  geom_jitter(shape=16, position=position_jitter(0.1))+
  theme(axis.text.x = element_text(angle = 90))

## ---- chunk 21
##Subset Control Treatment in Thermal Tolerance Assay
Sym.C<-subset(Sym, Treat=="C")
Sym.C<-Sym.C[-c(which(is.na(Sym.C$Sym10.6_cm2))),]

#IN
ggplot(subset(Sym.C, TimeP=="IN"), aes(x=Set, y=Sym10.6_cm2)) + 
  geom_boxplot(alpha=0.5, shape=2, outlier.shape = NA)+
  geom_jitter(shape=16, position=position_jitter(0.1))+
  ylim(0,2)+
  theme(axis.text.x = element_text(angle = 90))

#TP1
ggplot(subset(Sym.C, TimeP=="TP1"), aes(x=Set, y=Sym10.6_cm2)) + 
  geom_boxplot(alpha=0.5, shape=2, outlier.shape = NA)+
  geom_jitter(shape=16, position=position_jitter(0.1))+
  ylim(0,2)+
  theme(axis.text.x = element_text(angle = 90))

#TP2
ggplot(subset(Sym.C, TimeP=="TP2"), aes(x=Set, y=Sym10.6_cm2)) + 
  geom_boxplot(alpha=0.5, shape=2, outlier.shape = NA)+
  geom_jitter(shape=16, position=position_jitter(0.1))+
  ylim(0,2)+
  theme(axis.text.x = element_text(angle = 90))

#TP3
ggplot(subset(Sym.C, TimeP=="TP3"), aes(x=Set, y=Sym10.6_cm2)) + 
  geom_boxplot(alpha=0.5, shape=2, outlier.shape = NA)+
  geom_jitter(shape=16, position=position_jitter(0.1))+
  ylim(0,2)+
  theme(axis.text.x = element_text(angle = 90))

#TP4
ggplot(subset(Sym.C, TimeP=="TP4"), aes(x=Set, y=Sym10.6_cm2)) + 
  geom_boxplot(alpha=0.5, shape=2, outlier.shape = NA)+
  geom_jitter(shape=16, position=position_jitter(0.1))+
  ylim(0,2)+
  theme(axis.text.x = element_text(angle = 90))

## ---- chunk 22
##Subset Heated Treatment in Thermal Tolerance Assay
Sym.H<-subset(Sym, Treat=="H")

#IN
ggplot(subset(Sym.H, TimeP=="IN"), aes(x=Set, y=Sym10.6_cm2)) + 
  geom_boxplot(alpha=0.5, shape=2, outlier.shape = NA)+
  geom_jitter(shape=16, position=position_jitter(0.1))+
  ylim(0,1)+
  theme(axis.text.x = element_text(angle = 90))

#TP1
ggplot(subset(Sym.H, TimeP=="TP1"), aes(x=Set, y=Sym10.6_cm2)) + 
  geom_boxplot(alpha=0.5, shape=2, outlier.shape = NA)+
  geom_jitter(shape=16, position=position_jitter(0.1))+
  ylim(0,1)+
  theme(axis.text.x = element_text(angle = 90))

Sym.H$RandN[which(Sym.H$TimeP=="TP1" & Sym.H$Sym10.6_cm2>0.75)] #"M1_73" "M1_73"

#TP2
ggplot(subset(Sym.H, TimeP=="TP2"), aes(x=Set, y=Sym10.6_cm2)) + 
  geom_boxplot(alpha=0.5, shape=2, outlier.shape = NA)+
  geom_jitter(shape=16, position=position_jitter(0.1))+
  ylim(0,1.5)+
  theme(axis.text.x = element_text(angle = 90))

Sym.H$RandN[which(Sym.H$TimeP=="TP2" & Sym.H$Sym10.6_cm2>0.75)] #"M4_61" "M4_85"

#TP3
ggplot(subset(Sym.H, TimeP=="TP3"), aes(x=Set, y=Sym10.6_cm2)) + 
  geom_boxplot(alpha=0.5, shape=2, outlier.shape = NA)+
  geom_jitter(shape=16, position=position_jitter(0.1))+
  ylim(0,2.1)+
  theme(axis.text.x = element_text(angle = 90))

Sym.H$RandN[which(Sym.H$TimeP=="TP3" & Sym.H$Sym10.6_cm2>1.8)] #"M8_42"

#TP4
ggplot(subset(Sym.H, TimeP=="TP4"), aes(x=Set, y=Sym10.6_cm2)) + 
  geom_boxplot(alpha=0.5, shape=2, outlier.shape = NA)+
  geom_jitter(shape=16, position=position_jitter(0.1))+
  ylim(0,1)+
  theme(axis.text.x = element_text(angle = 90))

##Remove Outliers
Sym.H.o<-Sym.H[-c(which((Sym.H$TimeP=="TP1" & Sym.H$Sym10.6_cm2>0.75) | 
                          (Sym.H$TimeP=="TP2" & Sym.H$Sym10.6_cm2>0.75) |
                          (Sym.H$TimeP=="TP3" & Sym.H$Sym10.6_cm2>1.8))),]

## ---- chunk 23
##Recombine Cleaned Symbionts dataframes
Sym.o<-rbind(Sym.C, Sym.H.o)

##Visual Check
ggplot(Sym.o, aes(x=Set, y=Sym10.6_cm2)) + 
  geom_boxplot(alpha=0.5, shape=2, outlier.shape = NA)+
  geom_jitter(shape=16, position=position_jitter(0.1))+
  theme(axis.text.x = element_text(angle = 90))

##Average Across Replicate Readings ("Rep" column: A, B, C)
names(Sym.o)
Sym.a<-aggregate(Sym.o$Sym10.6_cm2, list(Sym.o$RandN, Sym.o$ID), mean)
names(Sym.a)<-c("RandN", "ID", "Sym10.6_cm2")

##Add Symbiont Density to Thermal Tolerance Data

##Merge Averaged Symbiont Data with Thermal Tolerance Data
#Merges by Random Number (RandN) and ID columns
#Retains all Thermal Tolerance Assay samples
names(ThermData)
ThermData<-merge(ThermData, Sym.a, all.x=TRUE, all.y=FALSE)

## ---- chunk 24
##Merge PAM Meta Data with PAM Data
#Merges by Memory Number (Memory) column
#Retains PAM Data only for relevant measurements with Meta Data 
PAM<-merge(PAM_Meta, PAM, all.x=TRUE, all.y=FALSE)

PAM<-PAM[-c(which(is.na(PAM$Fv_Fm))),]

##Merge PAM Data with Sample Data
#Merges by ID column
#Retains Sample Meta Data only for samples with Fv/Fm data (Thermal Assay samples only)
PAM<-merge(PAM, SampData, all.x=TRUE, all.y=FALSE)

##Initial Visual Check
ggplot(PAM, aes(x=Set, y=Fv_Fm)) + 
  geom_boxplot(alpha=0.5, shape=2, outlier.shape = NA)+
  geom_jitter(shape=16, position=position_jitter(0.1))+
  theme(axis.text.x = element_text(angle = 90))

## ---- chunk 25
##Subset Control Treatment in Thermal Tolerance Assay
PAM.C<-subset(PAM, Treat=="C")

#IN
ggplot(subset(PAM.C, TimeP=="IN"), aes(x=Set, y=Fv_Fm)) + 
  geom_boxplot(alpha=0.5, shape=2, outlier.shape = NA)+
  geom_jitter(shape=16, position=position_jitter(0.1))+
  ylim(0.45,0.75)+
  theme(axis.text.x = element_text(angle = 90))

PAM.C$RandN[which(PAM.C$TimeP=="IN" & PAM.C$Fv_Fm<0.5)] # "W2_93" 

#TP1
ggplot(subset(PAM.C, TimeP=="TP1"), aes(x=Set, y=Fv_Fm)) + 
  geom_boxplot(alpha=0.5, shape=2, outlier.shape = NA)+
  geom_jitter(shape=16, position=position_jitter(0.1))+
  ylim(0.45,0.75)+
  theme(axis.text.x = element_text(angle = 90))

#TP2
ggplot(subset(PAM.C, TimeP=="TP2"), aes(x=Set, y=Fv_Fm)) + 
  geom_boxplot(alpha=0.5, shape=2, outlier.shape = NA)+
  geom_jitter(shape=16, position=position_jitter(0.1))+
  ylim(0.45,0.75)+
  theme(axis.text.x = element_text(angle = 90))

PAM.C$RandN[which(PAM.C$TimeP=="TP2" & PAM.C$Fv_Fm<0.53)] # "M4_91"

#TP3
ggplot(subset(PAM.C, TimeP=="TP3"), aes(x=Set, y=Fv_Fm)) + 
  geom_boxplot(alpha=0.5, shape=2, outlier.shape = NA)+
  geom_jitter(shape=16, position=position_jitter(0.1))+
  ylim(0.45,0.75)+
  theme(axis.text.x = element_text(angle = 90))

#TP4
ggplot(subset(PAM.C, TimeP=="TP4"), aes(x=Set, y=Fv_Fm)) + 
  geom_boxplot(alpha=0.5, shape=2, outlier.shape = NA)+
  geom_jitter(shape=16, position=position_jitter(0.1))+
  ylim(0.45,0.75)+
  theme(axis.text.x = element_text(angle = 90))

##Remove Outliers
PAM.C.o<-PAM.C[-c(which((PAM.C$TimeP=="IN" & PAM.C$Fv_Fm<0.5) | (PAM.C$TimeP=="TP2" & PAM.C$Fv_Fm<0.53))),]

## ---- chunk 26
##Subset Heated Treatment in Thermal Tolerance Assay
PAM.H<-subset(PAM, Treat=="H")

#IN
ggplot(subset(PAM.H, TimeP=="IN"), aes(x=Set, y=Fv_Fm)) + 
  geom_boxplot(alpha=0.5, shape=2, outlier.shape = NA)+
  geom_jitter(shape=16, position=position_jitter(0.1))+
  ylim(0.25,0.7)+
  theme(axis.text.x = element_text(angle = 90))

PAM.H$RandN[which(PAM.H$TimeP=="IN" & PAM.H$Fv_Fm<0.5 &  PAM.H$Site=="SS")] # "W2_94" "W2_94"


#TP1
ggplot(subset(PAM.H, TimeP=="TP1"), aes(x=Set, y=Fv_Fm)) + 
  geom_boxplot(alpha=0.5, shape=2, outlier.shape = NA)+
  geom_jitter(shape=16, position=position_jitter(0.1))+
  ylim(0.25,0.7)+
  theme(axis.text.x = element_text(angle = 90))

PAM.H$RandN[which(PAM.H$TimeP=="TP1" & PAM.H$Fv_Fm<0.35)] # "M1_86"

#TP2
ggplot(subset(PAM.H, TimeP=="TP2"), aes(x=Set, y=Fv_Fm)) + 
  geom_boxplot(alpha=0.5, shape=2, outlier.shape = NA)+
  geom_jitter(shape=16, position=position_jitter(0.1))+
  ylim(0.25,0.7)+
  theme(axis.text.x = element_text(angle = 90))

PAM.H$RandN[which(PAM.H$TimeP=="TP2" & PAM.H$Fv_Fm<0.35 &  PAM.H$Site=="SS")] # "M4_84"

#TP3
ggplot(subset(PAM.H, TimeP=="TP3"), aes(x=Set, y=Fv_Fm)) + 
  geom_boxplot(alpha=0.5, shape=2, outlier.shape = NA)+
  geom_jitter(shape=16, position=position_jitter(0.1))+
  ylim(0.25,0.7)+
  theme(axis.text.x = element_text(angle = 90))

PAM.H$RandN[which(PAM.H$TimeP=="TP3" & PAM.H$Fv_Fm<0.45)] # "M8_83"

#TP4
ggplot(subset(PAM.H, TimeP=="TP4"), aes(x=Set, y=Fv_Fm)) + 
  geom_boxplot(alpha=0.5, shape=2, outlier.shape = NA)+
  geom_jitter(shape=16, position=position_jitter(0.1))+
  ylim(0.2,0.7)+
  theme(axis.text.x = element_text(angle = 90))


##Remove Outliers 
PAM.H.o<-PAM.H[-c(which((PAM.H$TimeP=="IN" & PAM.H$Fv_Fm<0.5 &  PAM.H$Site=="SS") | 
                          (PAM.H$TimeP=="TP1" & PAM.H$Fv_Fm<0.35)|
              (PAM.H$TimeP=="TP2" & PAM.H$Fv_Fm<0.35 &  PAM.H$Site=="SS") |
                (PAM.H$TimeP=="TP3" & PAM.H$Fv_Fm<0.45))),]

## ---- chunk 27
##Recombine Cleaned PAM dataframes
PAM.o<-rbind(PAM.C.o, PAM.H.o)

ggplot(PAM.o, aes(x=Set, y=Fv_Fm)) + 
  geom_boxplot(alpha=0.5, shape=2, outlier.shape = NA)+
  geom_jitter(shape=16, position=position_jitter(0.1))+
  theme(axis.text.x = element_text(angle = 90))


##Average Across Replicate Readings ("Rep" column: A, B, C)
names(PAM.o)
PAM.a<-aggregate(PAM.o$Fv_Fm, list(PAM.o$ID), mean)
names(PAM.a)<-c("ID", "Fv_Fm")

##Add Fv/Fm to Thermal Tolerance Data

##Merge Averaged Fv/Fm Data with Thermal Tolerance Data
#Merges by ID column
#Retains all Thermal Tolerance Assay samples
names(ThermData)
ThermData<-merge(ThermData, PAM.a, all.x=TRUE, all.y=FALSE)

## ---- chunk 28
##Main Coral Data
write.csv(CoralData, "Outputs/CoralData.csv", row.names=FALSE)

##Thermal Tolerance Assay
write.csv(ThermData, "Outputs/ThermData.csv", row.names=FALSE)
